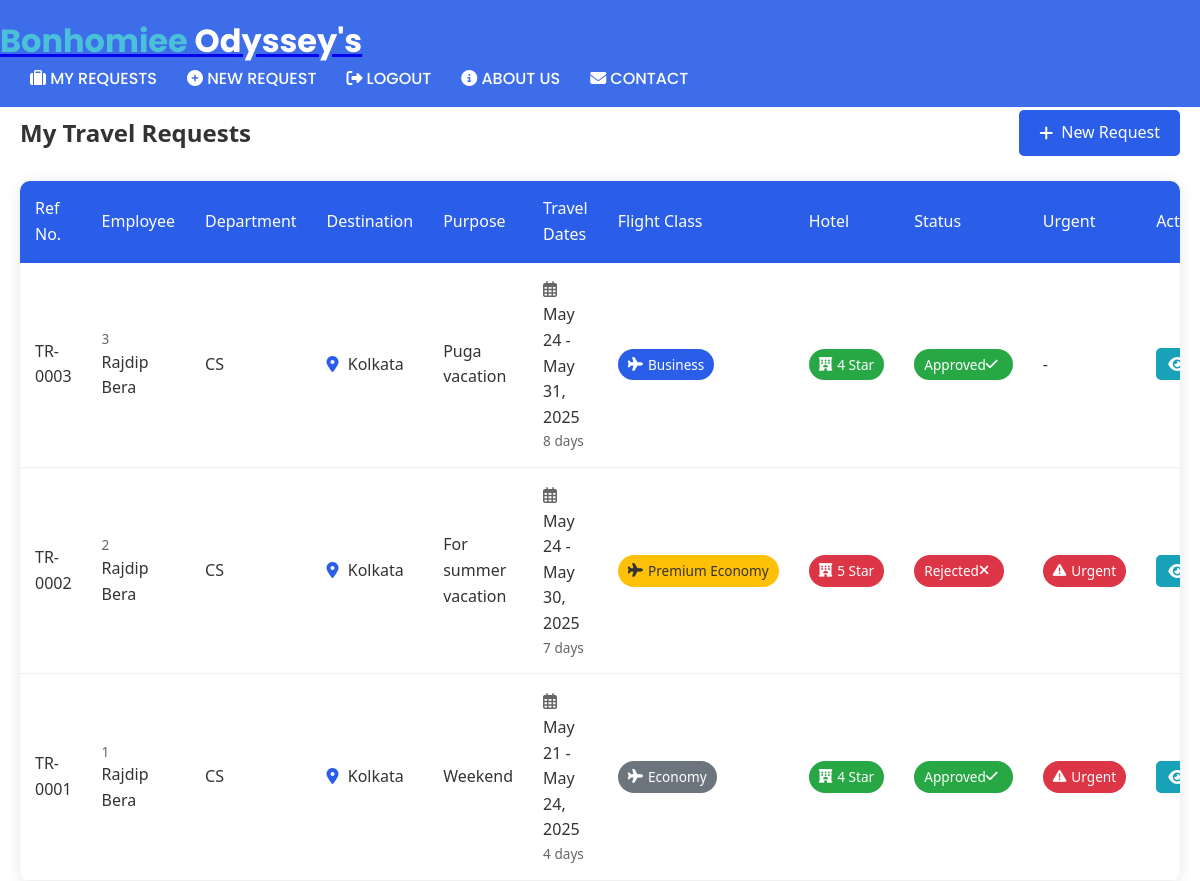
Screenshot of /requests/ (signed in) with the database file from the repository.
### travel/models.py (models this page shows, shortened)
class TravelRequest(models.Model):
    FLIGHT_CLASS_CHOICES = [
        ('economy', 'Economy'),
        ('business', 'Business'),
        ('premium', 'Premium Economy'),
    ]
    HOTEL_CHOICES = [
        ('3star', '3 Star'),
        ('4star', '4 Star'),
        ('5star', '5 Star'),
    ]
    STATUS_CHOICES = [
        ('pending', 'Pending'),
        ('approved', 'Approved'),
        ('rejected', 'Rejected'),
    ]
    user = models.ForeignKey(User, on_delete=models.CASCADE)  # This is the critical field
    employee_number = models.CharField(max_length=50)
    name = models.CharField(max_length=100)
    department = models.CharField(max_length=100)
    destination = models.CharField(max_length=100)
    travel_purpose = models.TextField()
    start_date = models.DateField()
    end_date = models.DateField()
    flight_class = models.CharField(max_length=20, choices=FLIGHT_CLASS_CHOICES)
    hotel_preference = models.CharField(max_length=20, choices=HOTEL_CHOICES)
    notes = models.TextField(blank=True)
    is_urgent = models.BooleanField(default=False)
    status = models.CharField(max_length=20, choices=STATUS_CHOICES, default='pending')
    created_at = models.DateTimeField(auto_now_add=True)
    updated_at = models.DateTimeField(auto_now=True)
    admin_verified = models.BooleanField(default=False)
    verification_notification_sent = models.BooleanField(default=False)
    @property
    def duration(self):
        return (self.end_date - self.start_date).days + 1

### travel/views.py (the view)
# urls.py: path('requests/', views.travel_request_list, name='travel_request_list'),
@login_required
def travel_request_list(request):
    verified_requests = TravelRequest.objects.filter(
        user=request.user,
        admin_verified=True,
        verification_notification_sent=False
    )
    for req in verified_requests:
        req.verification_notification_sent = True
        req.save()
    requests = TravelRequest.objects.filter(user=request.user).order_by('-created_at')
    return render(request, 'travel/travel_request_list.html', {
        'requests': requests,
        'has_pending_notifications': verified_requests.exists()
    })

### travel/templates/travel/travel_request_list.html (shortened to what this page needs)
{% extends 'travel/navbar.html' %}
{% load static %}
{% block content %}
<div class="container" style="padding-top: 30px; max-width: 1400px;">
    <div style="display: flex; justify-content: space-between; align-items: center; margin-bottom: 25px;">
        <h2 style="margin: 0;">My Travel Requests</h2>
        <a href="{% url 'travel:travel_request_create' %}" class="btn-primary">
            <i class="fas fa-plus" style="margin-right: 8px;"></i> New Request
        </a>
    </div>
    <div class="card">
        <div style="overflow-x: auto;">
            <table class="travel-table">
                <thead>
                    <tr>
                        <th>Ref No.</th>
                        <th>Employee</th>
                        <th>Department</th>
                        <th>Destination</th>
                        <th>Purpose</th>
                        <th>Travel Dates</th>
                        <th>Flight Class</th>
                        <th>Hotel</th>
                        <th>Status</th>
                        <th>Urgent</th>
                        <th>Actions</th>
                    </tr>
                </thead>
                <tbody>
                    {% for request in requests %}
                    <tr>
                        <td>TR-{{ request.id|stringformat:"04d" }}</td>
                        <td>
                            <div class="employee-info">
                                <div class="employee-id">{{ request.employee_number }}</div>
                                <div class="employee-name">{{ request.name }}</div>
                            </div>
                        </td>
                        <td>{{ request.department }}</td>
                        <td>
                            <div class="destination">
                                <i class="fas fa-map-marker-alt"></i> {{ request.destination }}
                            </div>
                        </td>
                        <td>
                            <div class="purpose">
                                {{ request.travel_purpose|truncatechars:30 }}
                            </div>
                        </td>
                        <td>
                            <div class="travel-dates">
                                <div class="date-range">
                                    <i class="far fa-calendar-alt"></i> {{ request.start_date|date:"M d" }} - {{ request.end_date|date:"M d, Y" }}
                                </div>
                                <div class="duration">
                                    {{ request.duration }} day{{ request.duration|pluralize }}
                                </div>
                            </div>
                        </td>
                        <td>
                            <span class="badge flight-{{ request.flight_class }}">
                                <i class="fas fa-plane"></i> {{ request.get_flight_class_display }}
                            </span>
                        </td>
                        <td>
                            <span class="badge hotel-{{ request.hotel_preference }}">
                                <i class="fas fa-hotel"></i> {{ request.get_hotel_preference_display }}
                            </span>
                        </td>
                        <td>
                            <span class="badge status-{{ request.status }}">
                                {{ request.get_status_display }}
                                {% if request.status == 'approved' %}<i class="fas fa-check"></i>
                                {% elif request.status == 'rejected' %}<i class="fas fa-times"></i>
                                {% else %}<i class="fas fa-clock"></i>{% endif %}
                            </span>
                        </td>
                        <td class="urgent-cell">
                            {% if request.is_urgent %}
                            <span class="badge urgent">
                                <i class="fas fa-exclamation-triangle"></i> Urgent
                            </span>
                            {% else %}-{% endif %}
                        </td>
                        <td>
                            <div class="action-buttons">
                                <a href="{% url 'travel:travel_request_detail' request.pk %}" class="btn-view" title="View Details">
                                    <i class="fas fa-eye"></i>
                                </a>
                            </div>
                        </td>
                    </tr>
                    {% endfor %}
                </tbody>
            </table>
        </div>
    </div>
</div>
<link rel="stylesheet" href="https://cdnjs.cloudflare.com/ajax/libs/font-awesome/6.4.0/css/all.min.css">
{% endblock %}

### travel/templates/travel/navbar.html (shortened to what this page needs)
{% load static %}
<!DOCTYPE html>
<html lang="en">
<head>
  <link rel="stylesheet" href="https://cdnjs.cloudflare.com/ajax/libs/font-awesome/6.4.0/css/all.min.css">
</head>
<body>
  <section id="header">
    <div class="header cntr">
      <div class="nav-bar">
        <div class="brand">
          <a href="{% url 'travel:home' %}">
            <marquee behavior="scroll" direction="left" scrollamount="4">
              <h1><span>Bonhomiee</span> Odyssey's</h1>
            </marquee>
          </a>
        </div>
        <div class="nav-list">
          <ul>
            {% if user.is_authenticated %}
              <li><a href="{% url 'travel:travel_request_list' %}" data-after="My Requests"><i class="fas fa-suitcase me-1"></i> My Requests</a></li>
              <li><a href="{% url 'travel:travel_request_create' %}" data-after="New Request"><i class="fas fa-plus-circle me-1"></i> New Request</a></li>
              <li>
                <form action="{% url 'logout' %}" method="post" class="d-inline">
                  <a href="#" onclick="this.parentNode.submit(); return false;" data-after="Logout"><i class="fas fa-sign-out-alt me-1"></i> Logout</a>
                </form>
              </li>
            {% else %}
              <li><a href="{% url 'login' %}" data-after="Login"><i class="fas fa-sign-in-alt me-1"></i> Login</a></li>
            {% endif %}
            <li><a href="#AboutUs" data-after="AboutUs"><i class="fas fa-info-circle me-1"></i> About Us</a></li>
            <li><a href="#contact" data-after="Contact"><i class="fas fa-envelope me-1"></i> Contact</a></li>
          </ul>
        </div>
      </div>
    </div>
  </section>
  <div class="main-content">
    {% block content %}
    {% endblock %}
  </div>
</body>
</html>

### travel/templates/travel/navbar.html (style rules this page uses)
:root { --primary-color: #2a5ee8; --secondary-color: #1a3a8f; --accent-color: #4bc0d9; --light-color: #f8f9fa; --dark-color: #212529; --success-color: #28a745; }
* { margin: 0; padding: 0; box-sizing: border-box; }
body { font-family: 'Poppins', sans-serif; line-height: 1.6; color: #333; background-color: #fff; }
.container, .cntr { width: 100%; max-width: 1200px; margin: 0 auto; padding: 0 20px; }
#header { position: fixed; top: 0; left: 0; width: 100%; z-index: 1000; transition: all 0.3s ease; background-color: rgba(42, 94, 232, 0.9); }
.header { display: flex; justify-content: space-between; align-items: center; padding: 15px 0; }
.brand { display: flex; align-items: center; }
.brand h1 { font-size: 2rem; color: white; font-weight: 700; }
.brand h1 span { color: var(--accent-color); }
.nav-list ul { display: flex; list-style: none; }
.nav-list ul li { margin-left: 30px; }
.nav-list ul li a { color: white; text-decoration: none; font-size: 1rem; font-weight: 500; transition: color 0.3s ease; text-transform: uppercase; }
.main-content { margin-top: 80px; min-height: calc(100vh - 80px); }

### travel/templates/travel/travel_request_list.html (style rules this page uses)
.container { font-family: 'Segoe UI', Tahoma, Geneva, Verdana, sans-serif; color: #333; }
.btn-primary { padding: 10px 20px; background: #2a5ee8; color: white; border-radius: 5px; text-decoration: none; display: inline-flex; align-items: center; transition: all 0.2s ease; }
.card { background: white; border-radius: 10px; box-shadow: 0 2px 15px rgba(0,0,0,0.1); overflow: hidden; }
.travel-table { width: 100%; border-collapse: collapse; }
.travel-table th { background: #2a5ee8; color: white; padding: 15px; text-align: left; font-weight: 500; position: sticky; top: 0; }
.travel-table td { padding: 15px; border-bottom: 1px solid #f0f0f0; }
.employee-info { display: flex; flex-direction: column; }
.employee-id { font-size: 0.85em; color: #666; }
.employee-name { font-weight: 500; }
.destination i { color: #2a5ee8; margin-right: 5px; }
.purpose { max-width: 200px; }
.travel-dates { display: flex; flex-direction: column; }
.date-range i { color: #666; margin-right: 5px; }
.duration { font-size: 0.85em; color: #666; }
.badge { display: inline-flex; align-items: center; padding: 5px 10px; border-radius: 20px; font-size: 0.85em; white-space: nowrap; }
.badge i { margin-right: 5px; }
.flight-economy { background: #6c757d; color: white; }
.flight-business { background: #2a5ee8; color: white; }
.flight-premium { background: #ffc107; color: #333; }
.hotel-4star { background: #28a745; color: white; }
.hotel-5star { background: #dc3545; color: white; }
.status-approved { background: #28a745; color: white; }
.status-rejected { background: #dc3545; color: white; }
.urgent { background: #dc3545; color: white; }
.action-buttons { display: flex; gap: 8px; }
.btn-view, .btn-edit, .btn-delete { padding: 8px 12px; border-radius: 5px; color: white; text-decoration: none; display: inline-flex; align-items: center; justify-content: center; transition: all 0.2s ease; }
.btn-view { background: #17a2b8; }
@media (max-width: 1200px) { .travel-table { display: block; overflow-x: auto; } }

### rows the page displays
TravelRequest: id "0003", employee_number "3", name "Rajdip Bera", department "CS", destination "Kolkata", travel_purpose "Puga vacation", start_date "May 24", end_date "May 31, 2025", duration "8", flight_class "Business", hotel_preference "4 Star", status "Approved"
TravelRequest: id "0002", employee_number "2", name "Rajdip Bera", department "CS", destination "Kolkata", travel_purpose "For summer vacation", start_date "May 24", end_date "May 30, 2025", duration "7", flight_class "Premium Economy", hotel_preference "5 Star", status "Rejected", is_urgent True (drawn)
TravelRequest: id "0001", employee_number "1", name "Rajdip Bera", department "CS", destination "Kolkata", travel_purpose "Weekend", start_date "May 21", end_date "May 24, 2025", duration "4", flight_class "Economy", hotel_preference "4 Star", status "Approved", is_urgent True (drawn)
